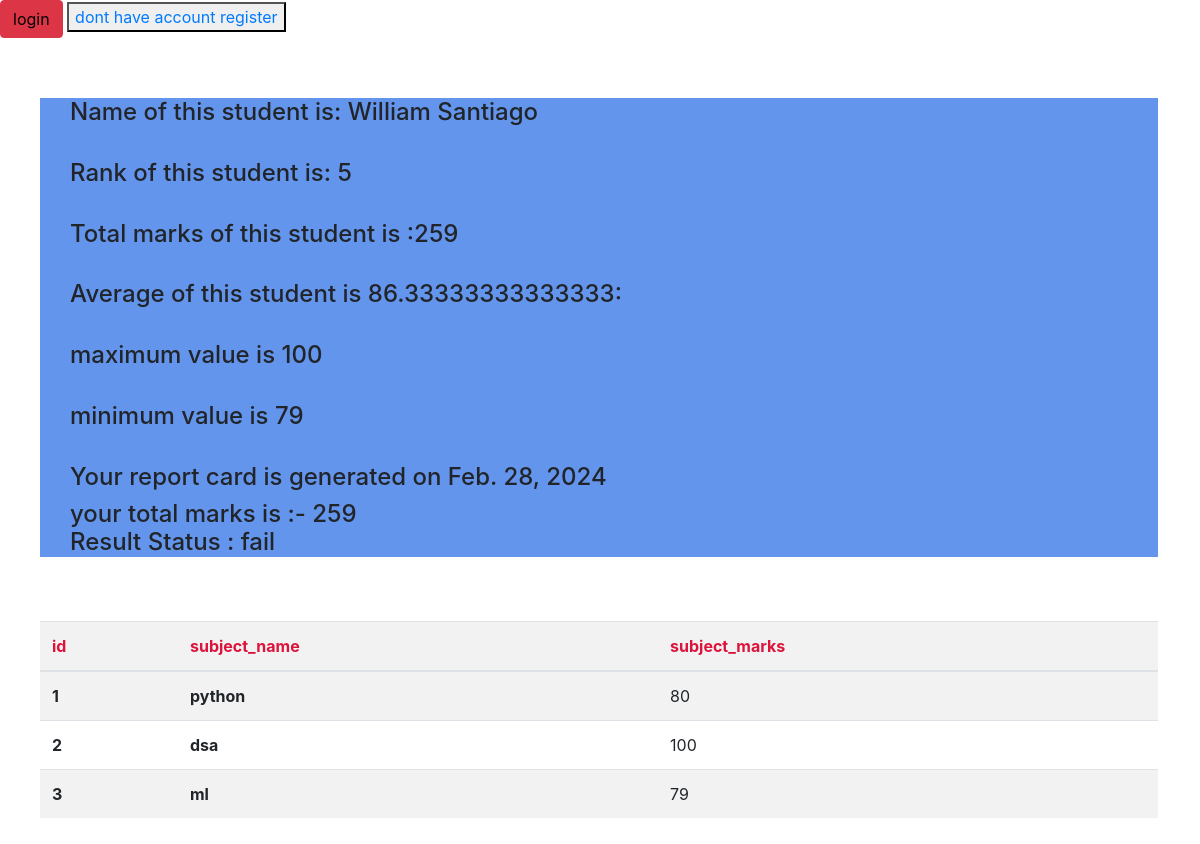
Screenshot of /see_marks/STU-0721/ with the database file from the repository.
### vege/models.py (models this page shows, shortened)
class SubjectMarks(models.Model):
    student=models.ForeignKey(Student,related_name="studentmarks",on_delete=models.CASCADE)
    subject=models.ForeignKey(Subject,on_delete=models.CASCADE)
    marks=models.IntegerField()
    class Meta:
        unique_together=['student','subject']

class Student(models.Model):
    department=models.ForeignKey(Department,related_name="depart",on_delete=models.CASCADE)
    student_id=models.OneToOneField(StudentID,related_name="studentid",on_delete=models.CASCADE)
    student_name=models.CharField(max_length=100)
    student_email=models.EmailField(unique=True)
    student_age=models.IntegerField(default=18)
    student_address=models.TextField()
    is_deleted=models.BooleanField(default=False)
    def __str__(self)-> str:
        return self.student_name
    class Meta:
        ordering=['student_name']
        verbose_name="student"

class Rankstudnet(models.Model):
    student=models.ForeignKey(Student,related_name="studentreportcard",on_delete=models.CASCADE)
    student_rank=models.IntegerField()
    student_rank_generation_date=models.DateField(auto_now_add=True)
    number=models.IntegerField(default=10)
    class Meta:
        unique_together=['student_rank','student_rank_generation_date']

class Subject(models.Model):
    subject_name=models.CharField(max_length=100)

### vege/views.py (the view)
# urls.py: path('see_marks/<student_id>/',see_marks,name="see_marks"),
def see_marks(request,student_id):
    queryset=SubjectMarks.objects.filter(student__student_id__student_id=student_id)
    totalmarks=queryset.aggregate(totalmarks=Sum('marks'))
    avgg=queryset.aggregate(avgg=Avg('marks'))
    maxval=queryset.aggregate(maxval=Max('marks'))
    minval=queryset.aggregate(minval=Min('marks'))
    return render(request,"report/see_marks.html",{'queryset':queryset, 'totalmarks':totalmarks,'avgg':avgg,'maxval':maxval,'minval':minval})

### vege/templates/report/see_marks.html (shortened to what this page needs)
<!DOCTYPE html>
<html lang="en">
<head>
    <link rel="stylesheet" href="https://cdn.jsdelivr.net/npm/bootstrap@4.0.0/dist/css/bootstrap.min.css"
>
</head>
<button class="btn btn-danger" type="submit" >
    <a href="/logout/"  style="color: black;">login</a>
</button>
<button type="button" style="color: coral;">
    <a href="/register/">dont have account register</a>
</button>
<div class="container mt-5">
<div class="bg">
    <h4>Name of this student is: {{queryset.first.student.studentreportcard.first.student}} </h4>
    <br>
    <h4>Rank of this student is: {{queryset.first.student.studentreportcard.first.student_rank}} </h4>
    <br>
    <h4>Total marks of this student is :{{totalmarks.totalmarks}}</h4>
    <br>
    <h4>Average of this student is {{avgg.avgg}}:</h4>
    <br>
    <h4>maximum  value is {{maxval.maxval}}</h4>
    <br>
    <h4>minimum  value is {{minval.minval}}</h4>
    <br>
    <h4>Your report card is generated on  {{queryset.first.student.studentreportcard.first.student_rank_generation_date}}</h4>
    <h4>
          your total marks is :- {{totalmarks.totalmarks}}
          {% if totalmarks.totalmarks > 400 %}
          <p>Result Status : A1 </p>
          {% elif totalmarks.totalmarks > 300 %}
          <p>Result Status : A2 </p>
          {% else %}
          <p>Result Status : fail </p>
          {% endif %}
    </h4>
</div>
<br>
<br>
    <table class="table table-striped">
        <tr>
            <th scope="row" style="color: crimson;">id</th>
            <th scope="row"style="color: crimson;">subject_name</th>
            <th scope="row"style="color: crimson;">subject_marks</th>
        </tr>
        <tbody>
            {% for marks in queryset %}
            <tr>
                <th scope="row">{{forloop.counter}}</th>
                <td>
                 <b> {{marks.subject.subject_name}}</b>
                    </td>
                <td>{{marks.marks}}</td>
            </tr>
            {% endfor %}
        </tbody>
    </table>
</div>
</body>
</html>

### vege/templates/report/see_marks.html (style rules this page uses)
.container { padding: 12px 12px 10px 10px; }
.bg { background-color: cornflowerblue; padding-left: 30px; }

### rows the page displays
SubjectMarks: first.student.studentreportcard.first.student "William Santiago", first.student.studentreportcard.first.student_rank "5", first.student.studentreportcard.first.student_rank_generation_date "Feb. 28, 2024", subject.subject_name "python", marks "80"
SubjectMarks: subject.subject_name "dsa", marks "100"
SubjectMarks: subject.subject_name "ml", marks "79"

### other values shown
{{ totalmarks.totalmarks }} "259"
{{ avgg.avgg }} "86.33333333333333"
{{ maxval.maxval }} "100"
{{ minval.minval }} "79"
